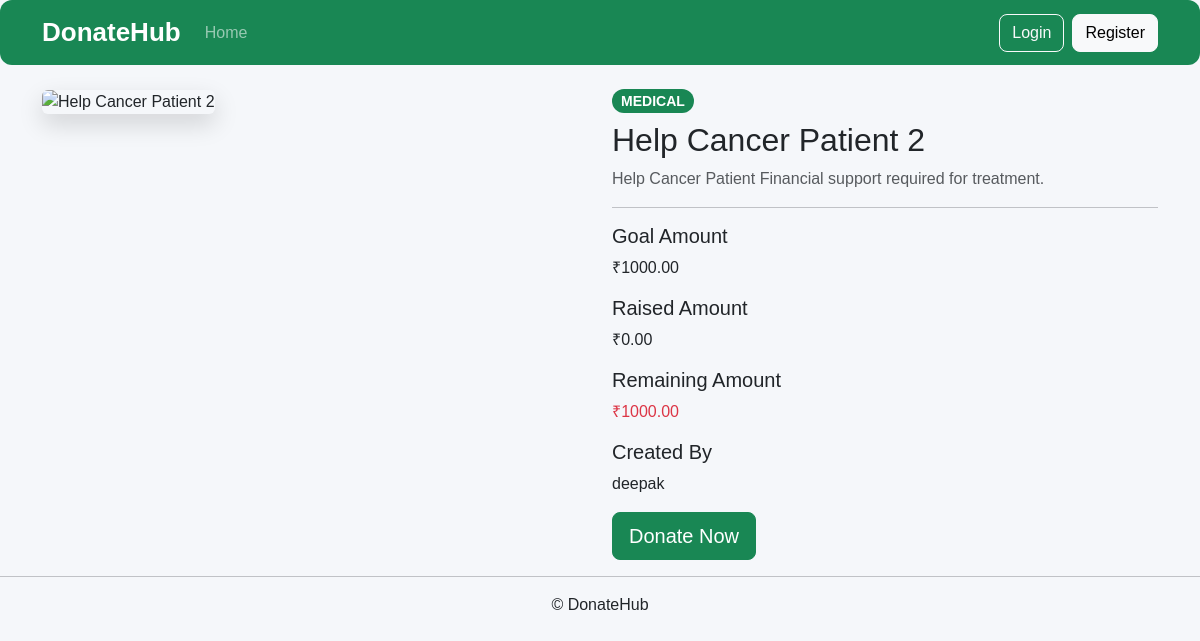
Page /campaigns/4/ on the earlier database version.
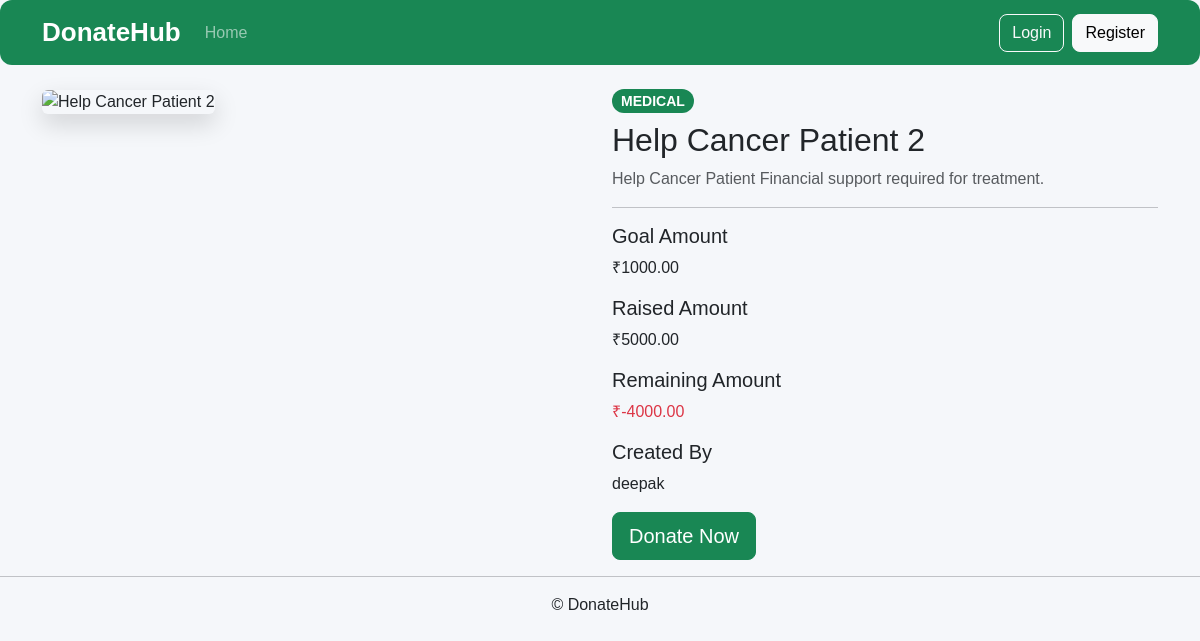
Same page on the later database version.
### campaigns/models.py (models this page shows, shortened)
class Campaign(models.Model):
    CATEGORY_CHOICES = [
        ("OTHER", "Other"),
        ("MEDICAL", "Medical"),
        ("EDUCATION", "Education"),
        ("FOOD", "Food"),
        ("DISASTER", "Disaster Relief"),
    ]
    STATUS_CHOICES = [
        ("PENDING", "Pending"),
        ("APPROVED", "Approved"),
        ("REJECTED", "Rejected"),
        ("COMPLETED", "Completed"),
    ]
    ngo = models.ForeignKey(
        settings.AUTH_USER_MODEL,
        on_delete=models.CASCADE,
        related_name="campaigns"
    )
    title = models.CharField(
        max_length=200
    )
    description = models.TextField()
    category = models.CharField(
        max_length=20,
        choices=CATEGORY_CHOICES,
        default="OTHER"
    )
    goal_amount = models.DecimalField(
        max_digits=10,
        decimal_places=2
    )
    raised_amount = models.DecimalField(
        max_digits=10,
        decimal_places=2,
        default=0
    )
    image = models.ImageField(
        upload_to="campaigns/",
        blank=True,
        null=True
    )
    status = models.CharField(
        max_length=20,
        choices=STATUS_CHOICES,
        default="PENDING"
    )
    created_at = models.DateTimeField(
        auto_now_add=True
    )

### accounts/models.py (models this page shows, shortened)
class User(AbstractUser):
    DONOR = "DONOR"
    NGO = "NGO"
    ROLE_CHOICES = [
        (DONOR, "Donor"),
        (NGO, "NGO"),
    ]
    role = models.CharField(
        max_length=10,
        choices=ROLE_CHOICES,
        default=DONOR
    )
    phone = models.CharField(max_length=15, blank=True)

### campaigns/views.py (the view)
def campaign_detail(request,id):
    campaign=get_object_or_404(
        Campaign,
        id=id,
        status__in=["APPROVED","COMPLETED"]
    )
    remaining_amount = campaign.goal_amount - campaign.raised_amount
    return render(
        request,
        "campaigns/detail.html",
        {
            "campaign":campaign,
            "remaining_amount":remaining_amount
        }
    )

### templates/campaigns/detail.html (shortened to what this page needs)
{% extends 'base.html' %}
{% load static  %}
{% block content %}
<div class="row">
    <div class="col-lg-6 mb-4">
        {% if campaign.image %}
            <img src="{{ campaign.image.url }}"
                 class="img-fluid rounded shadow"
                 alt="{{ campaign.title }}">
        {% elif campaign.category == "MEDICAL" %}
            <img src="{% static 'images/medical.png' %}"
                 class="img-fluid rounded shadow"
                 alt="{{ campaign.title }}">
        {% elif campaign.category == "DISASTER" %}
            <img src="{% static 'images/disaster.png' %}"
                 class="img-fluid rounded shadow"
                 alt="{{ campaign.title }}">
        {% elif campaign.category == "EDUCATION" %}
            <img src="{% static 'images/education.png' %}"
                 class="img-fluid rounded shadow"
                 alt="{{ campaign.title }}">
        {% elif campaign.category == "FOOD" %}
            <img src="{% static 'images/food.png' %}"
                 class="img-fluid rounded shadow"
                 alt="{{ campaign.title }}">
        {% else %}
            <img src="{% static 'images/other.png' %}"
                 class="img-fluid rounded shadow"
                 alt="{{ campaign.title }}">
        {% endif %}
    </div>
    <div class="col-lg-6">
        <span class="badge bg-success mb-2">
            {{ campaign.category }}
        </span>
        <h2>{{ campaign.title }}</h2>
        <p class="text-muted">
            {{ campaign.description }}
        </p>
        <hr>
        <h5>Goal Amount</h5>
        <p>₹{{ campaign.goal_amount }}</p>
        <h5>Raised Amount</h5>
        <p>₹{{ campaign.raised_amount }}</p>
        <h5>Remaining Amount</h5>
        <p class="text-danger">
            ₹{{ remaining_amount }}
        </p>
        <h5>Created By</h5>
        <p>{{ campaign.ngo.username }}</p>
        {% if campaign.status == "COMPLETED" %}
        <div class="alert alert-success">
            <h5 class="mb-1">Goal Achieved</h5>
            <p class="mb-0">
                This campaign has reached its funding goal.
            </p>
        </div>
        <button class="btn btn-success btn-lg" disabled>Goal Achieved</button>
        {% else %}
        <a href="{% url 'donate' campaign.id %}"
           class="btn btn-success btn-lg">
            Donate Now
        </a>
        {% endif %}
    </div>
</div>
{% endblock %}

Differences in the rows shown:
changed Campaign "Help Cancer Patient 2": raised_amount "0.00" → "5000.00"
Other differences:
{{ remaining_amount }}: "1000.00" → "-4000.00"
